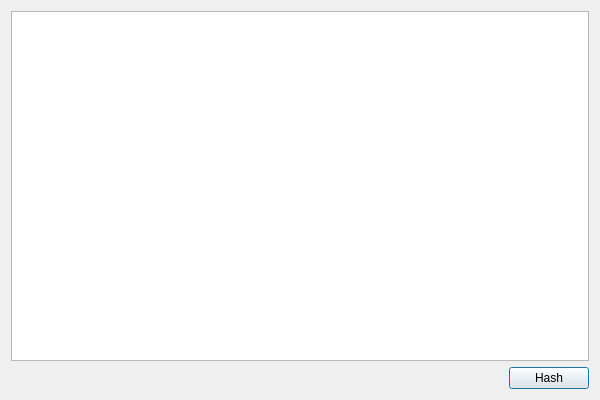
<?xml version="1.0" encoding="UTF-8"?>
<ui version="4.0">
 <class>TextHashClass</class>
 <widget class="QWidget" name="TextHashClass">
  <property name="geometry">
   <rect>
    <x>0</x>
    <y>0</y>
    <width>600</width>
    <height>400</height>
   </rect>
  </property>
  <property name="windowTitle">
   <string>TextHash</string>
  </property>
  <layout class="QVBoxLayout" name="verticalLayout">
   <item>
    <widget class="QTextEdit" name="textEdit"/>
   </item>
   <item>
    <layout class="QHBoxLayout" name="horizontalLayout">
     <item>
      <spacer name="horizontalSpacer">
       <property name="orientation">
        <enum>Qt::Horizontal</enum>
       </property>
       <property name="sizeHint" stdset="0">
        <size>
         <width>40</width>
         <height>20</height>
        </size>
       </property>
      </spacer>
     </item>
     <item>
      <widget class="QPushButton" name="pushButton">
       <property name="text">
        <string>Hash</string>
       </property>
       <property name="autoDefault">
        <bool>true</bool>
       </property>
       <property name="default">
        <bool>true</bool>
       </property>
      </widget>
     </item>
    </layout>
   </item>
  </layout>
 </widget>
 <layoutdefault spacing="6" margin="11"/>
 <resources/>
 <connections>
  <connection>
   <sender>pushButton</sender>
   <signal>clicked()</signal>
   <receiver>TextHashClass</receiver>
   <slot>Hash()</slot>
   <hints>
    <hint type="sourcelabel">
     <x>539</x>
     <y>379</y>
    </hint>
    <hint type="destinationlabel">
     <x>495</x>
     <y>363</y>
    </hint>
   </hints>
  </connection>
 </connections>
 <slots>
  <slot>Hash()</slot>
 </slots>
</ui>
